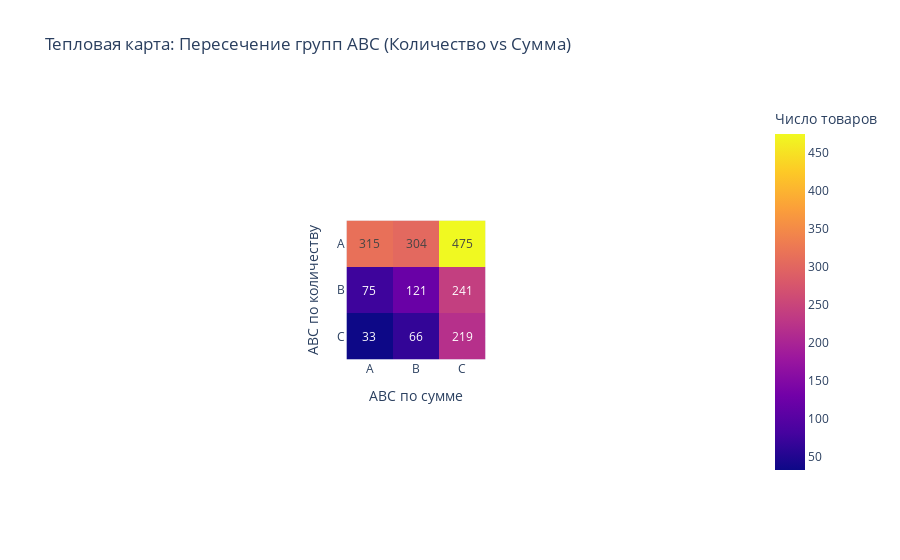

Notebook code cell kept with this figure:
### Markdown cell above
**На тепловой карте видно, сколько товаров попало в каждую комбинацию групп по количеству и по сумме продаж.**
- Например, "AA" — товары, которые входят в группу A и по количеству, и по сумме.

### Code cell
pivot = result.pivot_table(index='abc_quantity', columns='abc_sum', values='product_name', aggfunc='count').fillna(0)
fig = px.imshow(pivot,
                text_auto=True,
                labels=dict(x="ABC по сумме", y="ABC по количеству", color="Число товаров"),
                title="Тепловая карта: Пересечение групп ABC (Количество vs Сумма)")
fig.show()

### Figure 1 — Plotly figure (JSON) as saved in the notebook; plotly's stock layout.template omitted (floating-point values rounded to 4 significant figures)
{"data": [{"coloraxis": "coloraxis", "hovertemplate": "ABC по сумме: %{x}<br>ABC по количеству: %{y}<br>Число товаров: %{z}<extra></extra>", "name": "0", "texttemplate": "%{z}", "type": "heatmap", "x": ["A", "B", "C"], "xaxis": "x", "y": ["A", "B", "C"], "yaxis": "y", "z": [[315, 304, 475], [75, 121, 241], [33, 66, 219]]}], "layout": {"autosize": true, "coloraxis": {"colorbar": {"title": {"text": "Число товаров"}}, "colorscale": [[0, "#0d0887"], [0.1111, "#46039f"], [0.2222, "#7201a8"], [0.3333, "#9c179e"], [0.4444, "#bd3786"], [0.5556, "#d8576b"], [0.6667, "#ed7953"], [0.7778, "#fb9f3a"], [0.8889, "#fdca26"], [1, "#f0f921"]]}, "title": {"text": "Тепловая карта: Пересечение групп ABC (Количество vs Сумма)"}, "xaxis": {"anchor": "y", "autorange": true, "constrain": "domain", "domain": [0.3966, 0.6034], "range": [-0.5, 2.5], "scaleanchor": "y", "title": {"text": "ABC по сумме"}, "type": "category"}, "yaxis": {"anchor": "x", "autorange": true, "constrain": "domain", "domain": [0, 1], "range": [2.5, -0.5], "title": {"text": "ABC по количеству"}, "type": "category"}}}
